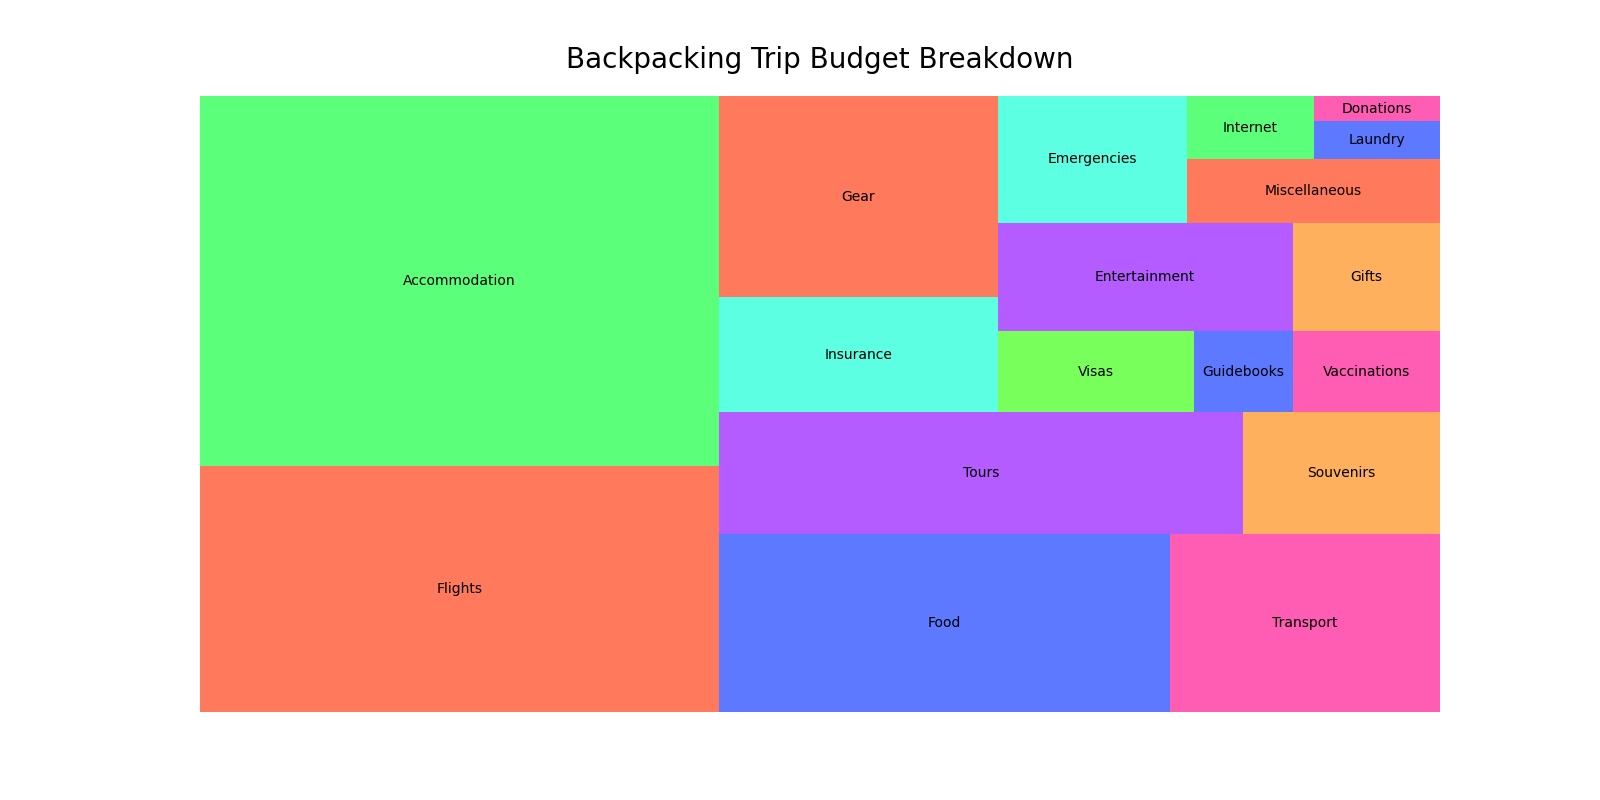

Recreate this plot in Python.

import matplotlib.pyplot as plt
import squarify

# Data
categories = [
    'Flights', 'Accommodation', 'Food', 'Transport', 'Tours', 'Souvenirs', 
    'Insurance', 'Gear', 'Visas', 'Guidebooks', 'Vaccinations', 'Entertainment', 
    'Gifts', 'Emergencies', 'Miscellaneous', 'Internet', 'Laundry', 'Donations'
]
amounts = [
    800, 1200, 500, 300, 400, 150, 200, 350, 100, 50, 75, 200, 100, 150, 100, 
    50, 30, 20
]
colors = [
    '#FF5733', '#33FF57', '#3357FF', '#FF33A1', '#A133FF', '#FF9C33', '#33FFDA',
    '#FF5733', '#57FF33', '#3357FF', '#FF33A1', '#A133FF', '#FF9C33', '#33FFDA',
    '#FF5733', '#33FF57', '#3357FF', '#FF33A1'
]

# Creating a figure to accommodate a larger treemap
fig, ax = plt.subplots(1, figsize=(16, 8))

# Creating the treemap
squarify.plot(sizes=amounts, label=categories, color=colors, alpha=0.8, ax=ax)

# Title of the treemap
plt.title('Backpacking Trip Budget Breakdown', fontsize=20, pad=20)

# Removing the axes for better aesthetic
plt.axis('off')

# Display the plot
plt.show()
